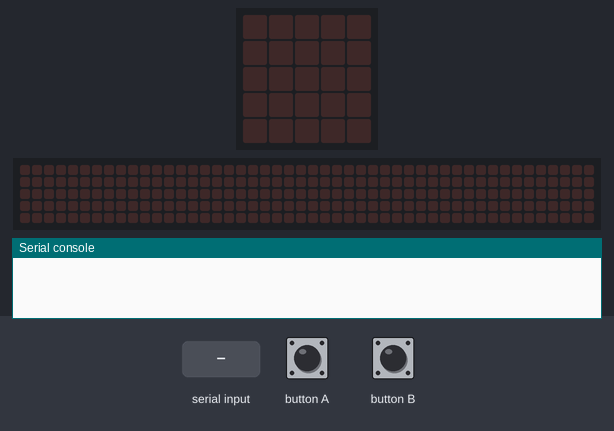
Bench run of a program on a simulated BBC micro:bit running MicroPython. Parts: the board's 5×5 LED display, a strip that is not on the board, showing the scrolling text unrolled, the last lines printed to the serial console. The inputs (shaded band) are chosen by the test bench. No radio messages arrive unless stated (any console line starting 'radio sent:' is added by the test bench); the 48×5 strip is a reading aid, not a part: it shows the text the display is scrolling, unrolled, one strip-width of it at a time.

Above: at 1.2 s.
1.3 s: button A pressed for 0.15 s
2.9 s: "parar" typed at the serial console, then Enter
At 2.97 s:
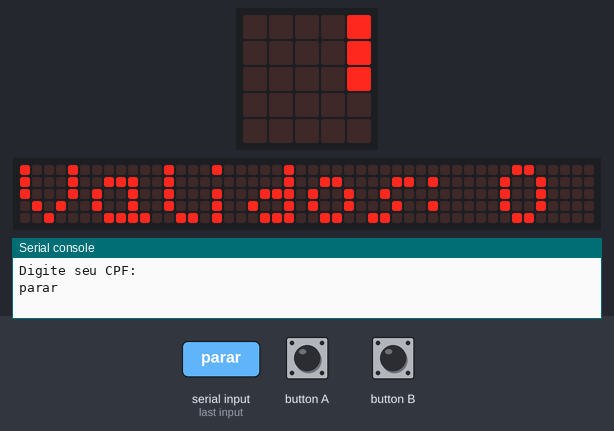
At 10.32 s:
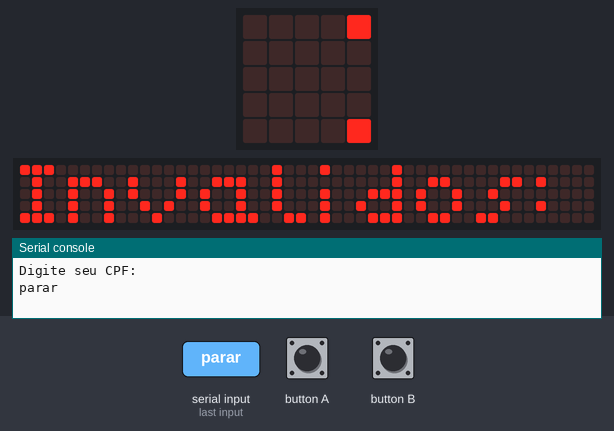

Measured:
- after the input at 2.9 s, the display: changes at once (image 1)

The program:

entrada_e_saida.py
```python
from microbit import *
import radio

radio.config(group=53)
radio.on()

cpfs_validos = []
cpfs_invalidos = []
cpf = 0

def enviar_cpf():
    cpf = input("Digite seu CPF: ")
    return cpf

def exibir_contagem():
    display.scroll("Validos: " + str(len(cpfs_validos)))
    display.scroll("Invalidos: " + str(len(cpfs_invalidos)))

def receber_cpf(cpf, valido):
    if len(cpf)==0:
        pass
    if len(cpf)!=0 and valido=='valido':
        display.scroll("Valido")
        cpfs_validos.append((cpf, "Valido"))
    else:
        display.scroll("Invalido")
        cpfs_invalidos.append((cpf, "Invalido"))

while True:
    if button_a.was_pressed():
        cpf_enviar = enviar_cpf()
        if cpf_enviar.lower() == "parar":
            exibir_contagem()
        radio.send(cpf_enviar)
        cpf = cpf_enviar
    if button_b.was_pressed():
        valido = radio.receive()
        receber_cpf(cpf,valido)
    if accelerometer.was_gesture('shake'):
        break
```
